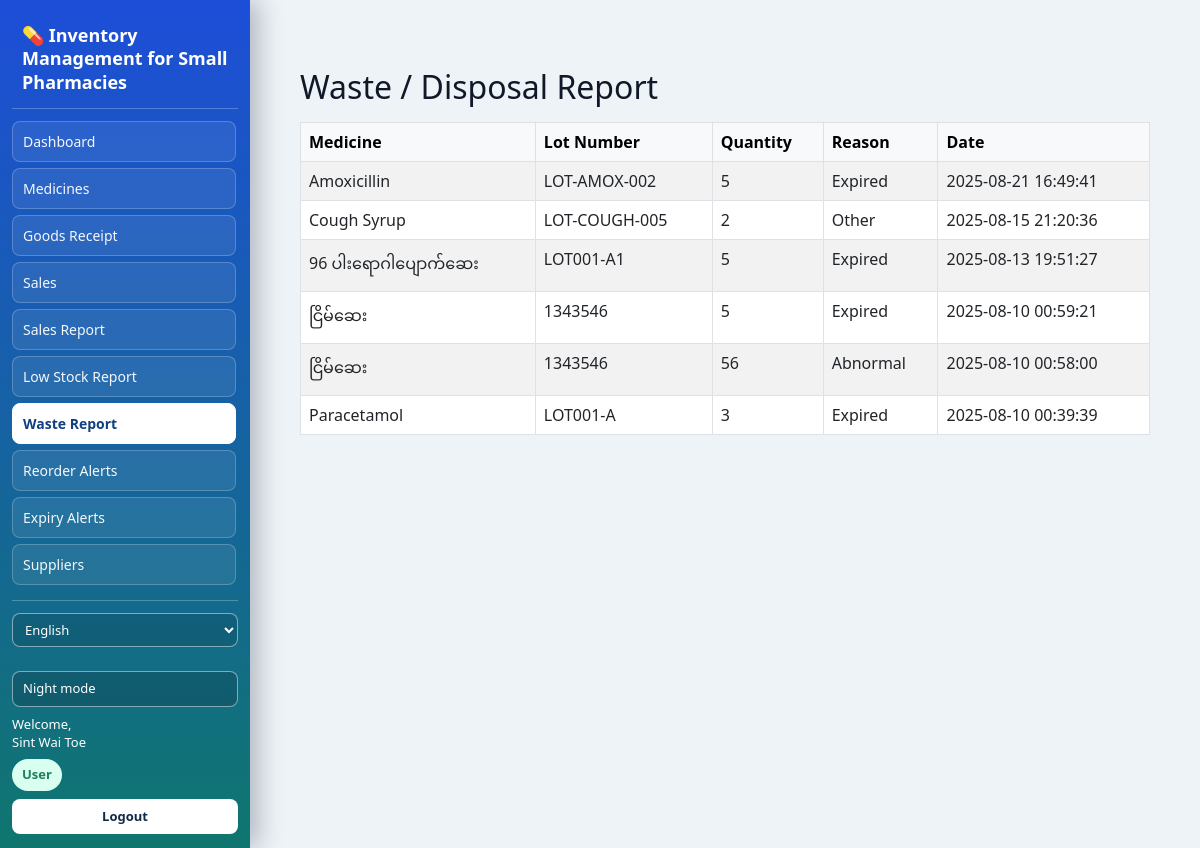
Screenshot of /waste_report.php (signed in) with the database file from the repository.
### tables this page shows
CREATE TABLE `disposals` (
  `id` int(11) NOT NULL,
  `medicine_name` varchar(255) NOT NULL,
  `lot_number` varchar(100) NOT NULL,
  `quantity` int(11) NOT NULL,
  `reason` varchar(100) NOT NULL,
  `recorded_by` varchar(100) NOT NULL,
  `recorded_at` datetime NOT NULL
);

### waste_report.php (the view, shortened to what this page needs)
<?php
include 'navbar.php';
require_once 'config/db.php';
$stmt = $pdo->query("
    SELECT medicine_name, lot_number, quantity, reason, recorded_at
    FROM disposals
    ORDER BY recorded_at DESC
");
$wastes = $stmt->fetchAll(PDO::FETCH_ASSOC);
?>
<!DOCTYPE html>
<html>
<head>
    <link rel="stylesheet" href="https://cdn.jsdelivr.net/npm/bootstrap@5.3.0/dist/css/bootstrap.min.css">
</head>
<body class="container mt-5">
<h2>Waste / Disposal Report</h2>
<table class="table table-bordered table-striped mt-3">
    <thead class="table-light">
        <tr>
            <th>Medicine</th>
            <th>Lot Number</th>
            <th>Quantity</th>
            <th>Reason</th>
            <th>Date</th>
        </tr>
    </thead>
    <tbody>
        <?php if ($wastes): ?>
            <?php foreach ($wastes as $row): ?>
                <tr>
                    <td><?= htmlspecialchars($row['medicine_name']) ?></td>
                    <td><?= htmlspecialchars($row['lot_number']) ?></td>
                    <td><?= htmlspecialchars($row['quantity']) ?></td>
                    <td><?= htmlspecialchars($row['reason']) ?></td>
                    <td><?= htmlspecialchars($row['recorded_at']) ?></td>
                </tr>
            <?php endforeach; ?>
        <?php else: ?>
            <tr><td colspan="5" class="text-center">No waste records</td></tr>
        <?php endif; ?>
    </tbody>
</table>
</body>
</html>

### navbar.php (style rules this page uses)
:root { --trust-blue: #2563eb; --health-green: #12b981; --warning-amber: #f59e0b; --danger-red: #ef4444; --vivid-cyan: #06b6d4; --light-gray: #eef3f8; --dark-charcoal: #111827; --border-gray: #cfd9e4; --page-bg: #eef3f8; --page-text: #111827; --muted-text: #5b6a79; --sidebar-grad-a: #1d4ed8; --sidebar-grad-b: #0f766e; --glass-border: rgba(255, 255, 255, 0.22); --link-bg: rgba(255, 255, 255, 0.08); --link-hover-bg: rgba(255, 255, 255, 0.2); --link-text: rgba(255, 255, 255, 0.95); --role-chip-admin-bg: #ffffff; --role-chip-admin-color: #16499b; --role-chip-user-bg: #d8ffef; --role-chip-user-color: #1e7f5f; --logout-btn-bg: #ffffff; --logout-btn-color: #0e2a48; --logout-btn-hover-bg: #dbeafe; --card-bg: #ffffff; --card-border: #cfd9e4; --card-shadow: 0 8px 14px rgba(31, 41, 51, 0.08); --input-bg: #ffffff; --input-border: #cfd9e4; --input-text: #111827; }
body { padding-left: 270px !important; padding-top: 20px !important; padding-right: 20px !important; padding-bottom: 20px !important; background: var(--page-bg) !important; color: var(--page-text) !important; transition: background-color .2s ease, color .2s ease !important; min-height: 100vh; box-sizing: border-box; }

### rows the page displays
disposals: medicine_name "Amoxicillin", lot_number "LOT-AMOX-002", quantity "5", reason "Expired", recorded_at "2025-08-21 16:49:41"
disposals: medicine_name "Cough Syrup", lot_number "LOT-COUGH-005", quantity "2", reason "Other", recorded_at "2025-08-15 21:20:36"
disposals: medicine_name "96 ပါးရောဂါပျောက်ဆေး", lot_number "LOT001-A1", quantity "5", reason "Expired", recorded_at "2025-08-13 19:51:27"
disposals: medicine_name "ငြိမ်ဆေး", lot_number "1343546", quantity "5", reason "Expired", recorded_at "2025-08-10 00:59:21"
disposals: medicine_name "ငြိမ်ဆေး", lot_number "1343546", quantity "56", reason "Abnormal", recorded_at "2025-08-10 00:58:00"
disposals: medicine_name "Paracetamol", lot_number "LOT001-A", quantity "3", reason "Expired", recorded_at "2025-08-10 00:39:39"

### other values shown
$langData['title'] "💊 Inventory Management for Small Pharmacies"
$langData['medicine_list'] "Medicines"
$langData['goods_receipt'] "Goods Receipt"
$langData['sales'] "Sales"
$langData['nav_sales_report'] "Sales Report"
$langData['nav_low_stock_report'] "Low Stock Report"
$langData['nav_waste_report'] "Waste Report"
$langData['nav_reorder_alerts'] "Reorder Alerts"
$langData['nav_expiry_alerts'] "Expiry Alerts"
$langData['suppliers'] "Suppliers"
$langData['welcome'] "Welcome,"
$username "Sint Wai Toe"
$roleLabel "User"
$langData['logout'] "Logout"
